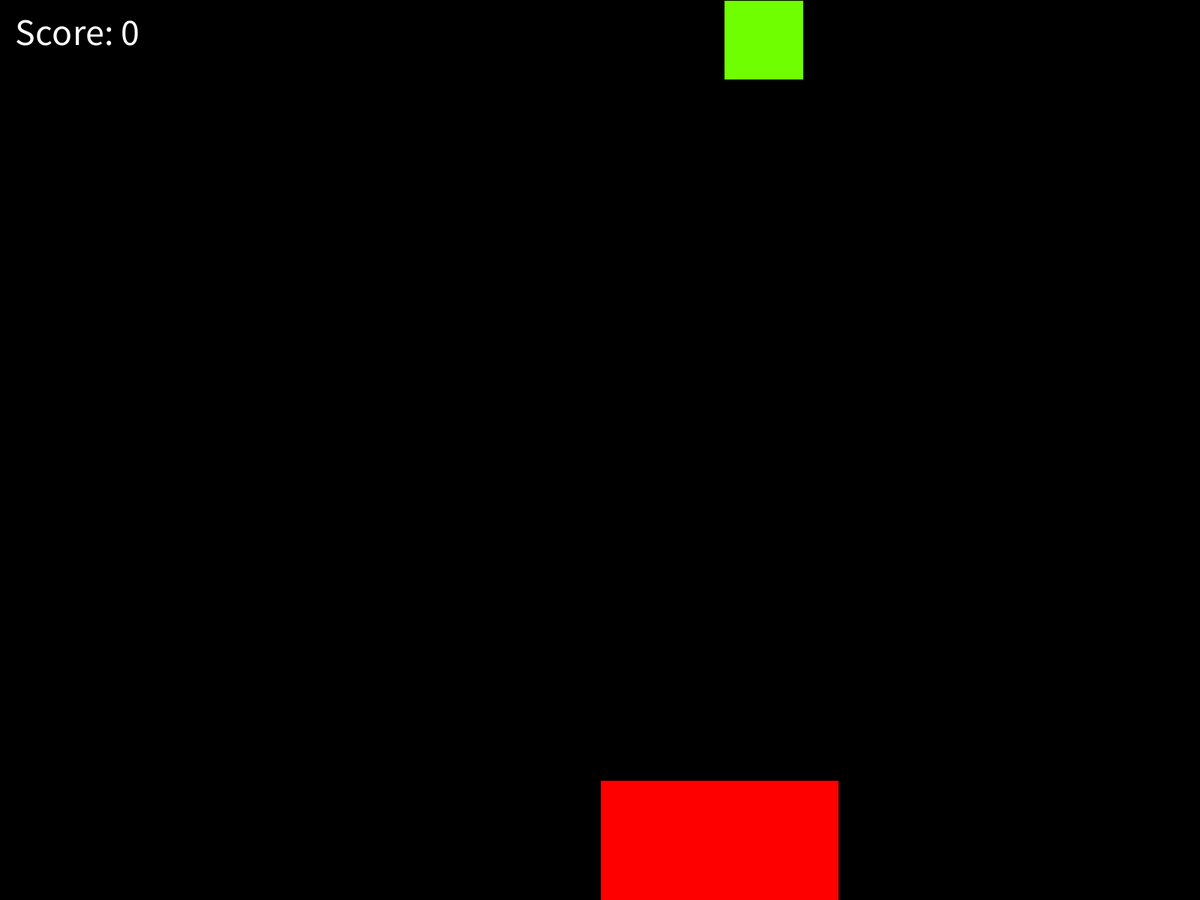
Frame 1 (no input)
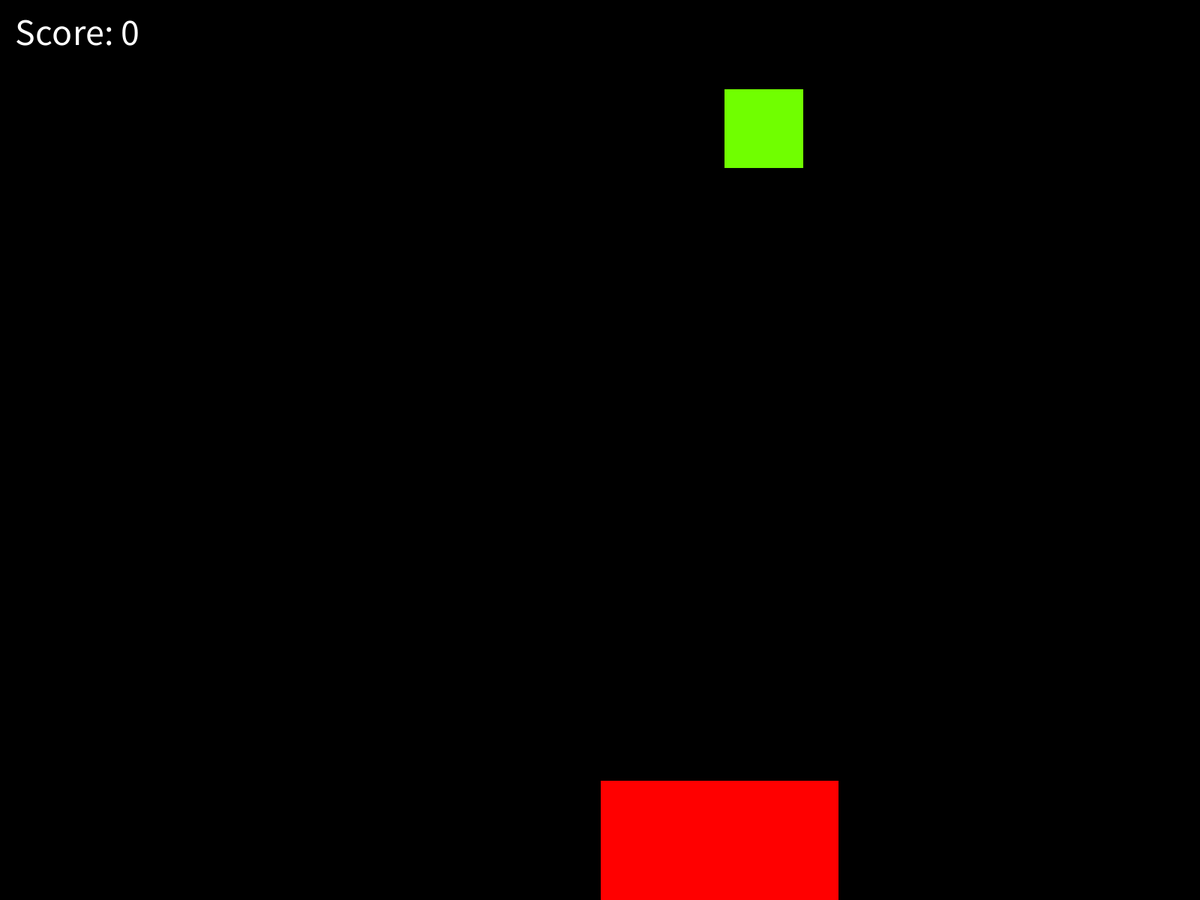
Frame 60 (the mouse pressed at the canvas centre just before this capture)
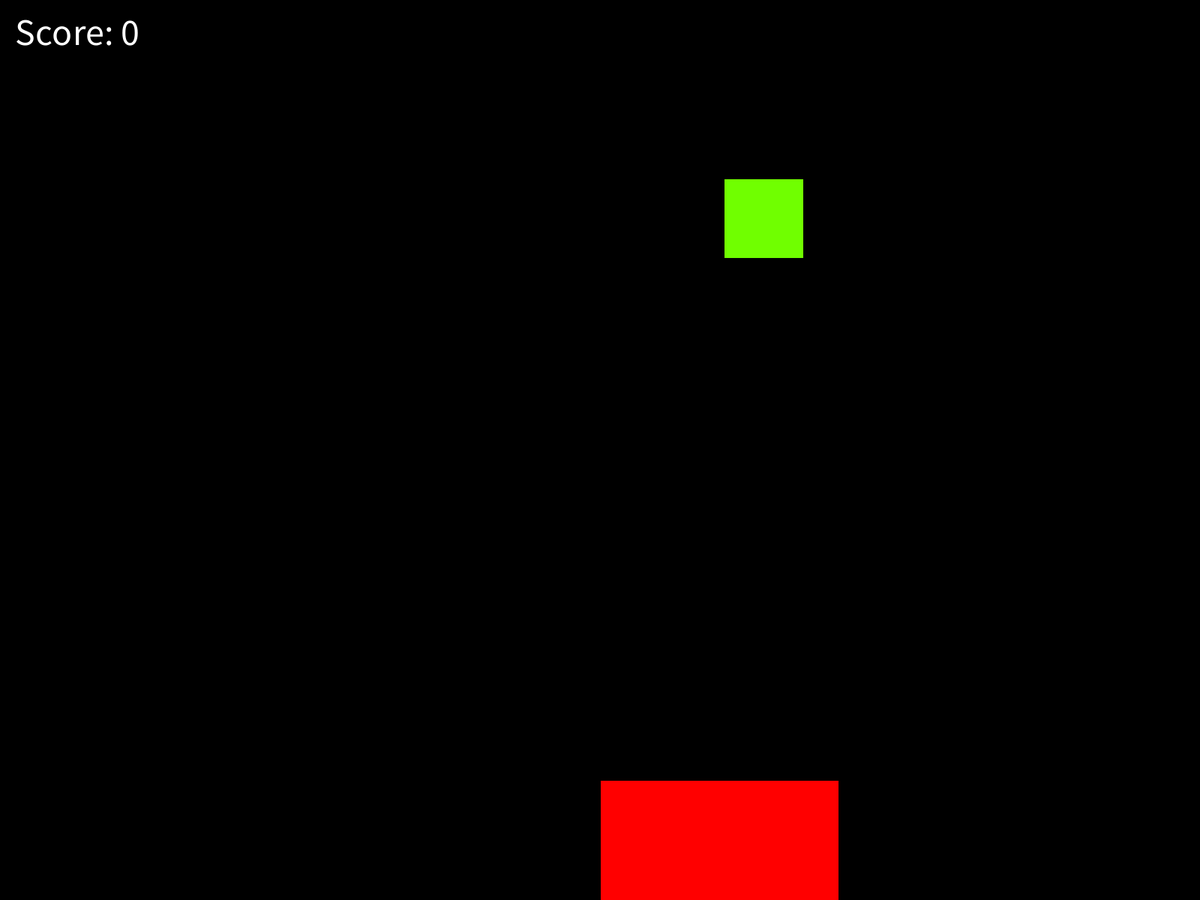
Frame 120 (the mouse held since frame 60 and released just before this capture)

The Processing sketch that drew these frames (run headless with seeded random() and noise(); from frame 60 on, the mouse is pressed at the canvas centre):

// Processing sketch: fallingShapesGameOO
// ── fallingShapesGameOO.pde
// catch the falling shapes

int score;
//float shapeX;
//float shapeY;
//float shapeWidth;
int catcherX;
float catcherWidth;
int catcherMove;
int fall;
//float shapeColor;
  float shapeWidth = 0;

private Shape fallingShape = null;
private Shape catcherShape = null;

private class Shape {
  float positionX = 0f;
  float positionY = 0f;
  float width = 0f;
  float height = 0f;
  float shapecolor = 0f;

  public Shape(float positionX, float positionY, float width, float shapecolor) {
    this.positionX = positionX;
    this.positionY = positionY;
    this.width = width;
    this.shapecolor = shapecolor;
  }

  public void draw() {
    fill(shapecolor, 100, 100);
    rect(positionX, positionY, this.width, this.height);
  }

  public void move(float x, float y) {
    positionX += x;
    positionY += y;
  }

  public void moveAbsolute(float x, float y) {
    positionX = x;
    positionY = y;
  }
}

void setup() {
  score = 0;
  shapeWidth = width/15;

  fallingShape = new Shape(random(width-(shapeWidth)), 0, shapeWidth, random(360));
  fallingShape.height = fallingShape.width;
  catcherShape = new Shape(width/2, 13*height/15, shapeWidth*3, 0);
  catcherShape.height = 2*shapeWidth;

  //shapeX = random(width-shapeWidth);
  // shapeY = 0;
  fall = 2;
  //catcherX = width/2;
  //catcherWidth = shapeWidth*3;
  catcherMove = 5;
  //shapeColor = random(360);

  fullScreen();
  background(0);
  colorMode(HSB, 360, 100, 100);
}

void draw() {
  background(0);
  fill(360);
  textSize(50);
  text("Score: "+score, 20, 60);

  fallingShape.draw();
  fallingShape.move(0, fall);
  // shapeY += fall;
  // fill(shapeColor, 100, 100);
  // rect(shapeX, shapeY, shapeWidth, shapeWidth);

  if (keyPressed == true) { // move catcher left and right with a and d keys
    if (key == 'a') {
      //catcherX -= catcherMove;
      catcherShape.move(-1*catcherMove, 0);
    }
    if (key == 'd') {
      //catcherX += catcherMove;
      catcherShape.move(catcherMove, 0);
    }
    if (key == 's') {
      fallingShape.moveAbsolute(fallingShape.positionX, height - 4*height/15);
      //   shapeY = height - 4*height/15; // move shape all the way down
    }
  }
  // fill(320);
  // rect(catcherX, 13*height/15, catcherWidth, 2*height/15); // catcher
  catcherShape.draw();

  // Score changing things
  if (score == 5) {
    fall = 4;
  }
  if (score == 10) {
    fall = 5;
    //  catcherWidth = shapeWidth*2.75;
    catcherShape.width = fallingShape.width*2.75;
    catcherMove = 6;
  }
  if (score == 15) {
    // catcherWidth = shapeWidth*2.5;
    catcherShape.width = fallingShape.width*2.5;
    catcherMove = 7;
  }
  if (score == 20) {
    fall = 6;
  }
  if (score == 25) {
    fall = 7;
    //catcherWidth = shapeWidth*2;
    catcherShape.width = fallingShape.width*2;
    catcherMove = 8;
  }
  if (score == 30) {
    fall = 8;
    //catcherWidth = shapeWidth*1.5;
    catcherShape.width = fallingShape.width*1.5;
    catcherMove = 10;
  }

  if (fallingShape.positionY >= height - fallingShape.width - 10 && fallingShape.positionY <= height - fallingShape.width + 10) { // the range allows fall rate changing the exact y position not to matter
    if (catcherShape.positionX <= fallingShape.positionX && fallingShape.positionX <= catcherShape.positionX + catcherShape.width - fallingShape.width) { // if shape is above catcher
      fallingShape.positionX = random(width-shapeWidth);
      fallingShape.positionY = 0;
      fallingShape.shapecolor = random(360);
      score++;
    } else {
      background(125);
      textSize(200);
      text(score, width/2, height/2);
      exit();
    }
  }
}
